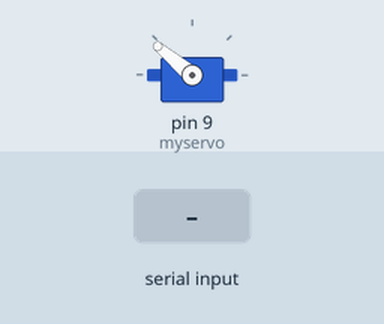
Bench run of a sketch on a simulated Arduino Uno, built with avr-gcc and run on an emulated ATmega328P. Parts: servo. The inputs (shaded band) are chosen by the test bench.

Above: at 1.2 s.
1.3 s: "s" received over Serial
At 1.6 s:
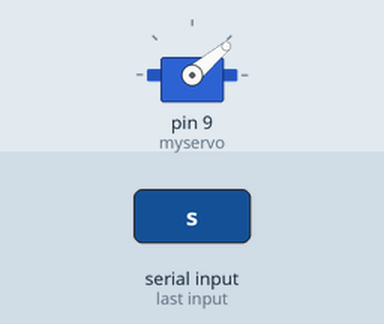
Timing chart, 0 to 4.3 s (numbered marks = the images above; inputs shaded):
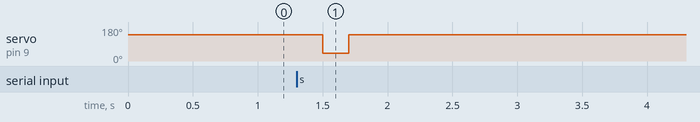

Measured:
- after the input at 1.3 s, servo on pin 9 (myservo): 140° → 40° after 0.20 s, → 140° 0.20 s later

The sketch:

KickTheBall.ino
```cpp
#include <Servo.h>
Servo myservo;
int start = 140;
int einde = 40;
int wachttijd = 200;
char character;
void setup() {
  // put your setup code here, to run once:
  myservo.attach(9);
  Serial.begin(9600);
  myservo.write(start);
}

void loop() {
  // put your main code here, to run repeatedly:
  while (Serial.available()) {
    character = Serial.read();
  }
  if (character == 's')
    sjot();

}

void sjot()
{
  myservo.write(start);
  delay(wachttijd);
  myservo.write(einde);
  delay(wachttijd);
  myservo.write(start);
  delay(wachttijd);
  character = ' ';
}
```
